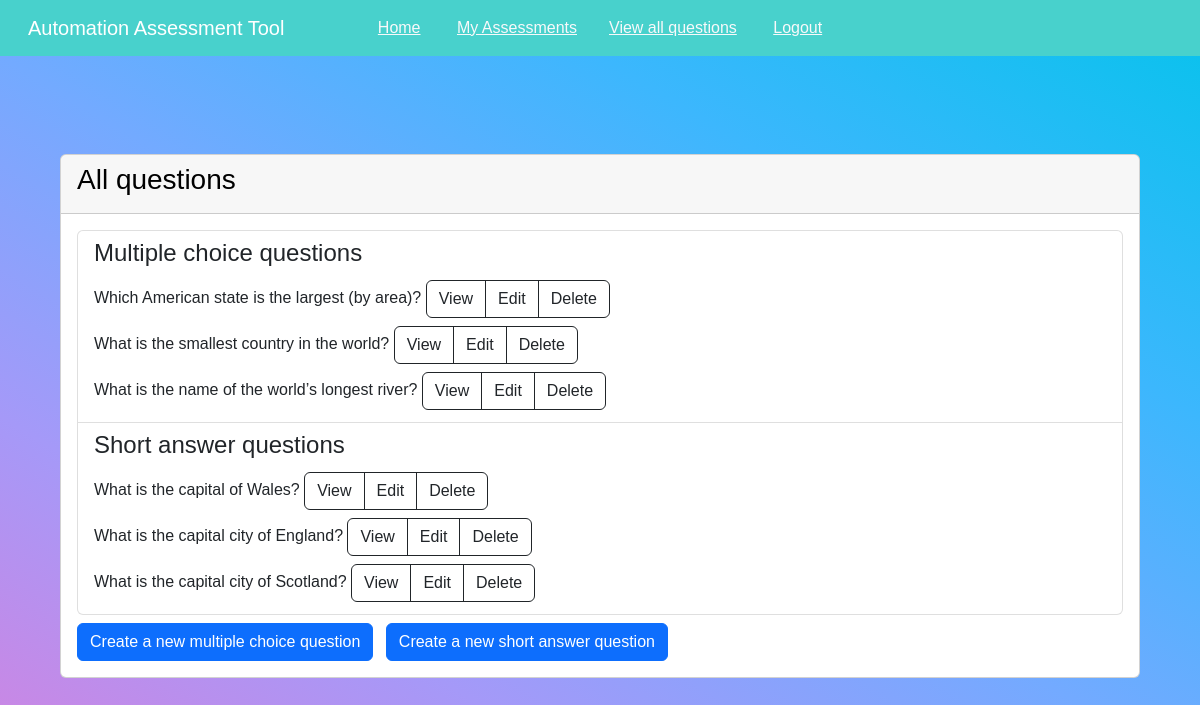
The page /view_all_questions (signed in) on the database its author committed.
### AATApp/models.py (models this page shows)
class Questions(db.Model):
    id = db.Column(db.Integer, primary_key=True, unique=True, nullable=False)
    is_multiple_choice = db.Column(db.Boolean, default=False, nullable=False)
    question = db.Column(db.Integer, nullable=False)
    """
  If the question is short answer (is_multiple_choice = False), all four
  choices should be left empty and "answer" should contain the expected
  answer. If the question is multiple choice (is_multiple_choice = True), all
  four choices should be filled in and "answer" should contain the name of the
  column which contains the correct answer (e.g. "choice3").
  """
    choice1 = db.Column(db.Text)
    choice2 = db.Column(db.Text)
    choice3 = db.Column(db.Text)
    choice4 = db.Column(db.Text)
    answer = db.Column(db.Text, nullable=False)
    feedback = db.Column(db.Text, nullable=False)
    creator_id = db.Column(
        db.Integer, db.ForeignKey('user.id'), nullable=False)

### AATApp/routes/questionsroutes.py (the view)
@app.route('/view_all_questions')
def view_all_questions():
    if current_user.is_admin:
        questions = Questions.query.all()
        return render_template('view_all_questions.html', questions=questions)
    else :
        flash('You are not authorized to view this page')
        return redirect(url_for('home'))

### AATApp/models.py (called while the page is built)
@login_manager.user_loader
def load_user(user_id):
    return User.query.get(int(user_id))

### AATApp/templates/view_all_questions.html
{% extends "layout.html" %}
{% block content %}
<div class="card-header">
    <h1 class="fs-3">All questions</h1>
</div>
<div class="card-body">
    <div class="list-group">
        <div class="list-group-item">
            <h2 class="fs-4">Multiple choice questions</h2>
            {% for question in questions %}
            {% if question.is_multiple_choice %}
            {{ question.question }}
            <span class="btn-group my-1" role="group">
                <a href="{{ url_for('view_question', question_id=question.id) }}" class="btn btn-outline-dark">View</a>
                <a href="{{ url_for('edit_multiple_question', question_id=question.id) }}"
                    class="btn btn-outline-dark">Edit</a>
                <a href="{{ url_for('delete_question', question_id=question.id) }}"
                    class="btn btn-outline-dark">Delete</a>
            </span> <br>
            {% endif %}
            {% endfor %}
        </div>
        <div class="list-group-item">
            <h2 class="fs-4">Short answer questions</h2>
            {% for question in questions %}
            {% if question.is_multiple_choice == false %}
            {{ question.question }}
            <span class="btn-group my-1" role="group">
                <a href="{{ url_for('view_question', question_id=question.id) }}" class="btn btn-outline-dark">View</a>
                <a href="{{ url_for('edit_short_answer_question', question_id=question.id) }}"
                    class="btn btn-outline-dark">Edit</a>
                <a href="{{ url_for('delete_question', question_id=question.id) }}"
                    class="btn btn-outline-dark">Delete</a>
            </span> <br>
            {% endif %}
            {% endfor %}
        </div>
    </div>
    <div class="mt-2">
        <span><a href="{{ url_for('add_multiple_question') }}" class="btn btn btn-primary me-2">Create a new multiple
                choice question</a></span>
        <span><a href="{{ url_for('add_short_answer_question') }}" class="btn btn-primary">Create a new short answer
                question</a></span>
    </div>
</div>
{% endblock content %}

### AATApp/static/style.css (style rules this page uses)
body { font-family: helvetica, sans-serif; background-color: #fff; color: #002699; }

### rows shown on the page
Questions: question "Which American state is the largest (by area)?"
Questions: question "What is the smallest country in the world?"
Questions: question "What is the name of the world’s longest river?"
Questions: question "What is the capital of Wales?"
Questions: question "What is the capital city of England?"
Questions: question "What is the capital city of Scotland?"
